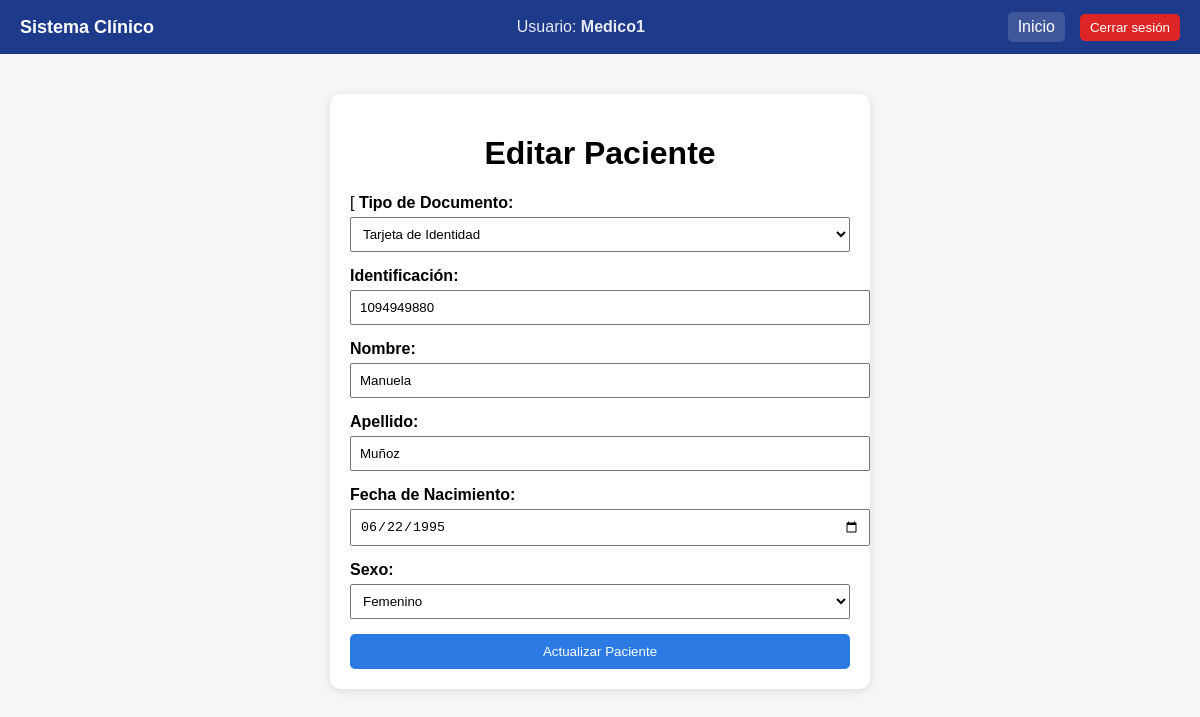
/pacientes/editar/15/ (signed in), run on the app's committed database.
### pacientes/models.py (models this page shows, shortened)
class Paciente(models.Model):
    nombre = models.CharField(max_length=100)
    creado_por = models.ForeignKey(
        User,
        on_delete=models.SET_NULL,
        null=True,
        blank=True,
        related_name="pacientes_creados"
    )
    actualizado_por = models.ForeignKey(
        User,
        on_delete=models.SET_NULL,
        null=True,
        blank=True,
        related_name="pacientes_actualizados"
    )
    tipo_documento = models.CharField(max_length=5)
    identificacion = models.CharField(max_length=30,unique=True)
    nombre = models.CharField(max_length=100)
    apellido = models.CharField(max_length=100)
    fecha_nacimiento = models.DateField()
    sexo = models.CharField(max_length=20)

### pacientes/views.py (the view, shortened to what this page needs)
# urls.py: path('pacientes/editar/<int:id>/', views.editar_paciente,name='editar_paciente'),
@login_required
def editar_paciente(request, id):
    paciente = Paciente.objects.get(id=id)
    return render(request, "pacientes/editar_paciente.html", {"paciente": paciente})

### pacientes/templates/pacientes/editar_paciente.html (shortened to what this page needs)
<!DOCTYPE html>
<html>
<head>
</head>
<body>
{% include 'pacientes/navbar.html' %}
<div class="container">
    <h1>Editar Paciente</h1>
    <form method="POST">
       [
        <label>Tipo de Documento:</label>
        <select name="tipo_documento" required>
            <option value="TI"
                {% if paciente.tipo_documento == 'TI' %}selected{% endif %}>
                Tarjeta de Identidad
            </option>
        </select>
        <label>Identificación:</label>
        <input type="text"
               name="identificacion"
               value="{{request.POST.identificacion|default:paciente.identificacion }}"
               minlength="6"
               maxlength="20"
                pattern="[0-9]+"
                title="Ingrese solo números y mínimo 6 dígitos"
               required>
        <label>Nombre:</label>
        <input type="text"
               name="nombre"
               value="{{request.POST.nombre|default:paciente.nombre}}"
                minlength="2"
               maxlength="50"
               required>
        <label>Apellido:</label>
        <input type="text"
               name="apellido"
               value="{{request.POST.apellido|default:paciente.apellido }}"
                minlength="2"
               maxlength="50"
               required>
        <label>Fecha de Nacimiento:</label>
        <input type="date"
               name="fecha_nacimiento"
               value="{{request.POST.fecha_nacimiento|default:paciente.fecha_nacimiento|date:'Y-m-d' }}"
               max="{% now 'Y-m-d' %}"
               required>
        <label>Sexo:</label>
        <select name="sexo">
            <option value="Femenino"
                {% if paciente.sexo == 'Femenino' %}selected{% endif %}>
                Femenino
            </option>
        </select>
        <button type="submit">
            Actualizar Paciente
        </button>
    </form>
</div>
</body>
</html>

### pacientes/templates/pacientes/navbar.html (shortened to what this page needs)
<div style="
    background:#1e3a8a;
    color:white;
    padding:12px 20px;
    display:flex;
    justify-content:space-between;
    align-items:center;
    font-family:Arial;
">
    <div style="font-size:18px; font-weight:bold;">
        Sistema Clínico
    </div>
    <div style="opacity:0.9;">
        Usuario: <strong>{{ request.user.username }}</strong>
    </div>
    <div style="display:flex; gap:15px; align-items:center;">
        <a href="/" style="
            color:white;
            text-decoration:none;
            padding:6px 10px;
            border-radius:5px;
            background:rgba(255,255,255,0.15);
        ">
            Inicio
        </a>
        <form action="{% url 'logout' %}" method="post" style="margin:0;">
            <button type="submit" style="
                background:#dc2626;
                color:white;
                border:none;
                padding:6px 10px;
                border-radius:5px;
                cursor:pointer;
            ">
                Cerrar sesión
            </button>
        </form>
    </div>
</div>

### pacientes/templates/pacientes/editar_paciente.html (style rules this page uses)
body { font-family: Arial; background: #f4f6f8; margin: 0; }
.container { width: 500px; margin: 40px auto; background: white; padding: 20px; border-radius: 10px; box-shadow: 0 2px 10px rgba(0,0,0,0.1); }
h1 { text-align: center; }
label { font-weight: bold; }
input, select { width: 100%; padding: 8px; margin-top: 5px; margin-bottom: 15px; }
button { width: 100%; padding: 10px; background: #2c7be5; color: white; border: none; border-radius: 5px; cursor: pointer; }

### data on the page
Paciente: tipo_documento "Tarjeta de Identidad", identificacion "1094949880", nombre "Manuela", apellido "Muñoz", fecha_nacimiento "06/22/1995", sexo "Femenino"

### other printed values
{{ request.user.username }} "Medico1"
